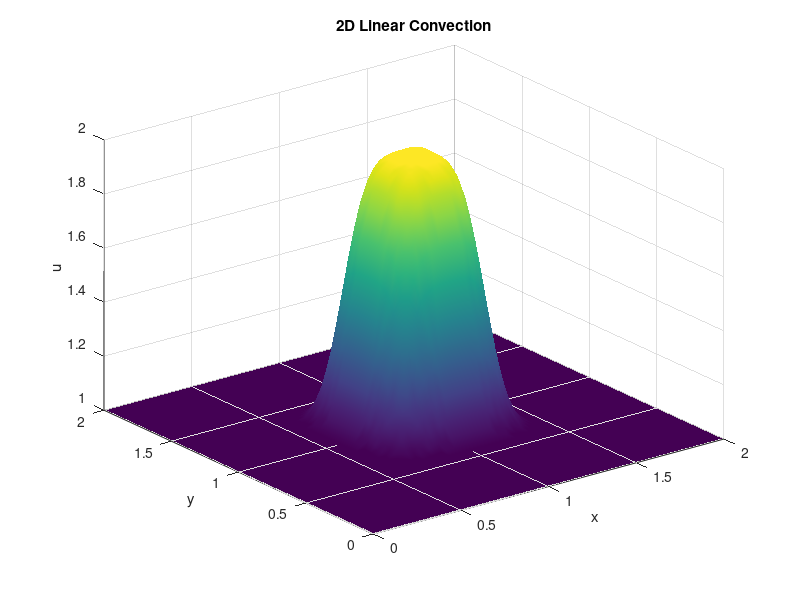

Source code (MATLAB):
clear; clc; close all

nx = 81;
ny = 81;
Lx = 2.0;
Ly = 2.0;

dx = Lx/(nx-1);
dy = Ly/(ny-1);

x = linspace(0,Lx,nx);
y = linspace(0,Ly,ny);
[X,Y] = meshgrid(x,y);

nt = 50;
dt = 0.005;
cx = 1.0;
cy = 1.0;

u = ones(ny,nx);

for j = 1:ny
    for i = 1:nx
        if x(i) >= 0.5 && x(i) <= 1.0 && y(j) >= 0.5 && y(j) <= 1.0
            u(j,i) = 2.0;
        end
    end
end

for n = 1:nt
    un = u;

    for j = 2:ny
        for i = 2:nx
            u(j,i) = un(j,i) ...
                - cx*dt/dx*(un(j,i) - un(j,i-1)) ...
                - cy*dt/dy*(un(j,i) - un(j-1,i));
        end
    end

    u(1,:) = 1.0;
    u(end,:) = 1.0;
    u(:,1) = 1.0;
    u(:,end) = 1.0;
end

surf(X,Y,u)
xlabel('x')
ylabel('y')
zlabel('u')
title('2D Linear Convection')
shading interp
